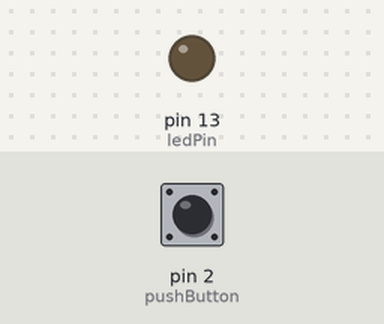
Recording of a sketch running on a simulated Arduino Uno, built with avr-gcc and run on an emulated ATmega328P. Shown: output pins drawn as LEDs (lit = HIGH). The test bench sets the inputs (shaded band); at power-on: pin 2 (pushButton) HIGH.

Above: at 1.2 s.
1.3 s: pin 2 (pushButton) pulled LOW for 0.15 s
At 1.37 s:
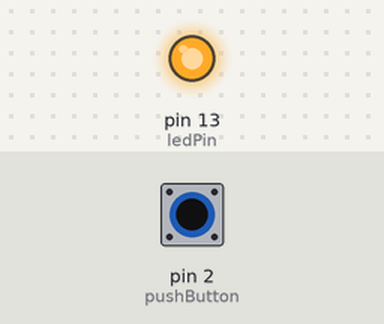
2.9 s: pin 2 (pushButton) pulled LOW for 3.2 s
At 7.1 s:
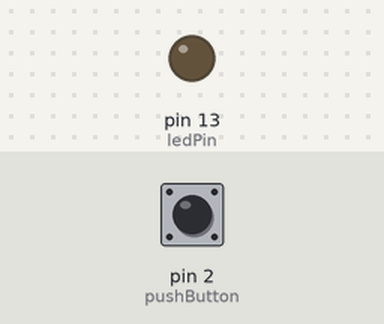
Timing chart, 0 to 8.6 s (numbered marks = the images above; inputs shaded):
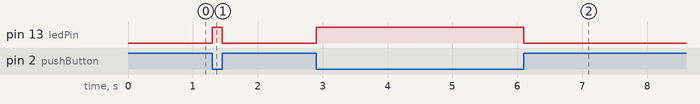

The sketch:

pushButton_fara_5v.ino
```cpp
const int pushButton=2;
const int ledPin=13;
void setup() {

  Serial.begin(9600);
  pinMode(ledPin,OUTPUT);
  pinMode(pushButton,INPUT_PULLUP); // ii dau eu 5V prin chestia asta
}

 // nu voi avea rezistenta si nici 5v => pinMode( , INPUT_PULLUP);

void loop() {
  int buttonState = digitalRead(pushButton); // citeste 1 sau 0 daca e pushed butonul. Circuitul e facut sa am 1 default. Apas => am 0
  int ledState=!buttonState; // daca e apasat, e 0, schimb in 1
  digitalWrite(ledPin,ledState); // lumineaza
}
```

Measured:
- after the input at 1.3 s, pin 13 (ledPin): LOW → HIGH at once, → LOW 0.15 s later
- after the input at 2.9 s, pin 13 (ledPin): LOW → HIGH at once, → LOW 3.2 s later
